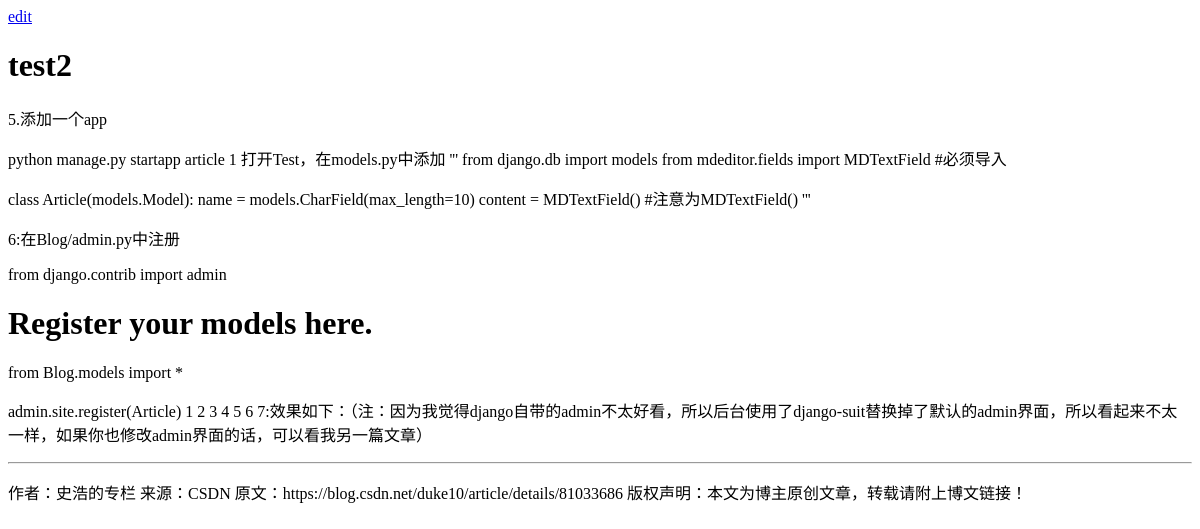
Page /blog_detail/2 on the committed database.
### article/models.py (models this page shows, shortened)
class Article(models.Model):
    name=models.CharField(max_length=10,unique=True)
    body=MDTextField()

### article/views.py (the view)
# urls.py: path('blog_detail/<int:blog_id>',blog_detail,name='blog_detail')
def blog_detail(request,blog_id):
    try:
        blog=Article.objects.get(pk=int(blog_id))
    except:
        return HttpResponseNotFound
    blog.body=markdown.markdown(blog.body,extensions=[
        'markdown.extensions.extra',
        'markdown.extensions.codehilite',
        'markdown.extensions.toc',
    ])
    form=BlogForm()
    return render(request,'detail.html',{'blog':blog,'form':form})

### templates/detail.html (shortened to what this page needs)
{% load staticfiles %}
<!DOCTYPE html>
<html lang="en">
<head>
    <link rel="stylesheet" href="{% static 'css/code.css' %}">
</head>
<body>
     <a href="/blog/?action=44&id={{ blog.id }}">edit</a>
     <h1>{{ blog.name }}</h1>
    {{ blog.body|safe }}
</body>
</html>

### rows in the picture
Article: name "test2", body "5.添加一个app python manage.py startapp article 1 打开Test，在models.py中添加 ''' from django.db import models from mdeditor.fields import MDTextField #必须导入 class Article(models.Model): name = models.CharField(max_length=10) content = MDTextField() #注意为MDTextField() ''' 6:在Blog/admin.py中注册 from django.contrib import admin Register your models here. from Blog.models import * admin.site.register(Article) 1 2 3 4 5 6 7:效果如下：（注：因为我觉得django自带的admin不太好看，所以后台使用了django-suit替换掉了默认的admin界面，所以看起来不太一样，如果你也修改admin界面的话，可以看我另一篇文章） 作者：史浩的专栏 来源：CSDN 原文：https://blog.csdn.net/duke10/article/details/81033686 版权声明：本文为博主原创文章，转载请附上博文链接！"
